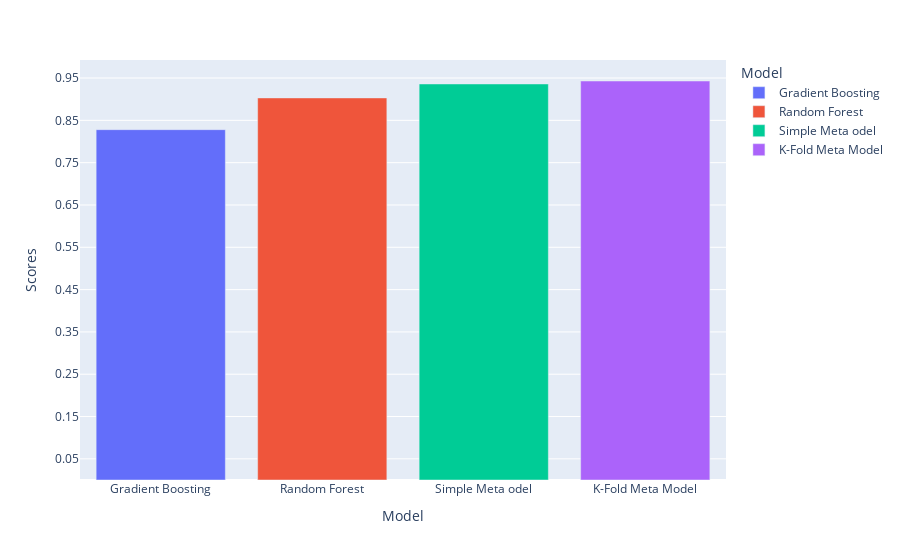

Notebook code cell kept with this figure:
### Markdown cell above
##### Summary


Let's plot the accuracy of these different to more clearly compare their performance.

### Code cell
import plotly.express as px

models = ["Gradient Boosting","Random Forest","Simple Meta odel","K-Fold Meta Model"]
scores = [0.828,0.903,0.936,0.943]
result = pd.DataFrame({"Model":models,"Scores":scores})

# visualisation
fig = px.bar(result,x='Model',y="Scores",color="Model")
fig.update_yaxes(tick0=0.5,dtick=0.1)
fig.show()

### Figure 1 — Plotly figure (JSON) as saved in the notebook; plotly's stock layout.template omitted (floating-point values rounded to 4 significant figures)
{"data": [{"alignmentgroup": "True", "hovertemplate": "Model=%{x}<br>Scores=%{y}<extra></extra>", "legendgroup": "Gradient Boosting", "marker": {"color": "#636efa", "pattern": {"shape": ""}}, "name": "Gradient Boosting", "offsetgroup": "Gradient Boosting", "orientation": "v", "showlegend": true, "textposition": "auto", "type": "bar", "x": ["Gradient Boosting"], "xaxis": "x", "y": [0.828], "yaxis": "y"}, {"alignmentgroup": "True", "hovertemplate": "Model=%{x}<br>Scores=%{y}<extra></extra>", "legendgroup": "Random Forest", "marker": {"color": "#EF553B", "pattern": {"shape": ""}}, "name": "Random Forest", "offsetgroup": "Random Forest", "orientation": "v", "showlegend": true, "textposition": "auto", "type": "bar", "x": ["Random Forest"], "xaxis": "x", "y": [0.903], "yaxis": "y"}, {"alignmentgroup": "True", "hovertemplate": "Model=%{x}<br>Scores=%{y}<extra></extra>", "legendgroup": "Simple Meta odel", "marker": {"color": "#00cc96", "pattern": {"shape": ""}}, "name": "Simple Meta odel", "offsetgroup": "Simple Meta odel", "orientation": "v", "showlegend": true, "textposition": "auto", "type": "bar", "x": ["Simple Meta odel"], "xaxis": "x", "y": [0.936], "yaxis": "y"}, {"alignmentgroup": "True", "hovertemplate": "Model=%{x}<br>Scores=%{y}<extra></extra>", "legendgroup": "K-Fold Meta Model", "marker": {"color": "#ab63fa", "pattern": {"shape": ""}}, "name": "K-Fold Meta Model", "offsetgroup": "K-Fold Meta Model", "orientation": "v", "showlegend": true, "textposition": "auto", "type": "bar", "x": ["K-Fold Meta Model"], "xaxis": "x", "y": [0.943], "yaxis": "y"}], "layout": {"barmode": "relative", "legend": {"title": {"text": "Model"}, "tracegroupgap": 0}, "margin": {"t": 60}, "xaxis": {"anchor": "y", "categoryarray": ["Gradient Boosting", "Random Forest", "Simple Meta odel", "K-Fold Meta Model"], "categoryorder": "array", "domain": [0, 1], "title": {"text": "Model"}}, "yaxis": {"anchor": "x", "domain": [0, 1], "dtick": 0.1, "tick0": 0.25, "title": {"text": "Scores"}}}}
